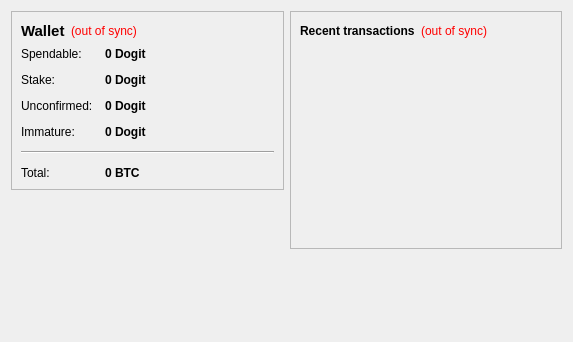
<?xml version="1.0" encoding="UTF-8"?>
<ui version="4.0">
 <class>OverviewPage</class>
 <widget class="QWidget" name="OverviewPage">
  <property name="geometry">
   <rect>
    <x>0</x>
    <y>0</y>
    <width>573</width>
    <height>342</height>
   </rect>
  </property>
  <property name="windowTitle">
   <string>Form</string>
  </property>
  <layout class="QHBoxLayout" name="horizontalLayout" stretch="1,1">
   <item>
    <layout class="QVBoxLayout" name="verticalLayout_2">
     <item>
      <widget class="QFrame" name="frame">
       <property name="frameShape">
        <enum>QFrame::StyledPanel</enum>
       </property>
       <property name="frameShadow">
        <enum>QFrame::Raised</enum>
       </property>
       <layout class="QVBoxLayout" name="verticalLayout_4">
        <item>
         <layout class="QHBoxLayout" name="horizontalLayout_4">
          <item>
           <widget class="QLabel" name="label_5">
            <property name="font">
             <font>
              <pointsize>11</pointsize>
              <weight>75</weight>
              <bold>true</bold>
             </font>
            </property>
            <property name="text">
             <string>Wallet</string>
            </property>
           </widget>
          </item>
          <item>
           <widget class="QLabel" name="labelWalletStatus">
            <property name="toolTip">
             <string>The displayed information may be out of date. Your wallet automatically synchronizes with the Dogit network after a connection is established, but this process has not completed yet.</string>
            </property>
            <property name="styleSheet">
             <string notr="true">QLabel { color: red; }</string>
            </property>
            <property name="text">
             <string notr="true">(out of sync)</string>
            </property>
            <property name="alignment">
             <set>Qt::AlignLeading|Qt::AlignLeft|Qt::AlignVCenter</set>
            </property>
           </widget>
          </item>
          <item>
           <spacer name="horizontalSpacer_2">
            <property name="orientation">
             <enum>Qt::Horizontal</enum>
            </property>
            <property name="sizeHint" stdset="0">
             <size>
              <width>40</width>
              <height>20</height>
             </size>
            </property>
           </spacer>
          </item>
         </layout>
        </item>
        <item>
         <layout class="QFormLayout" name="formLayout_2">
          <property name="fieldGrowthPolicy">
           <enum>QFormLayout::AllNonFixedFieldsGrow</enum>
          </property>
          <property name="horizontalSpacing">
           <number>12</number>
          </property>
          <property name="verticalSpacing">
           <number>12</number>
          </property>
          <item row="0" column="0">
           <widget class="QLabel" name="label">
            <property name="text">
             <string>Spendable:</string>
            </property>
           </widget>
          </item>
          <item row="0" column="1">
           <widget class="QLabel" name="labelBalance">
            <property name="font">
             <font>
              <weight>75</weight>
              <bold>true</bold>
             </font>
            </property>
            <property name="cursor">
             <cursorShape>IBeamCursor</cursorShape>
            </property>
            <property name="toolTip">
             <string>Your current spendable balance</string>
            </property>
            <property name="text">
             <string notr="true">0 Dogit</string>
            </property>
            <property name="textInteractionFlags">
             <set>Qt::LinksAccessibleByMouse|Qt::TextSelectableByKeyboard|Qt::TextSelectableByMouse</set>
            </property>
           </widget>
          </item>
          <item row="1" column="0">
           <widget class="QLabel" name="label_6">
            <property name="text">
             <string>Stake:</string>
            </property>
           </widget>
          </item>
          <item row="1" column="1">
           <widget class="QLabel" name="labelStake">
            <property name="font">
             <font>
              <weight>75</weight>
              <bold>true</bold>
             </font>
            </property>
            <property name="cursor">
             <cursorShape>IBeamCursor</cursorShape>
            </property>
            <property name="toolTip">
             <string>Total of coins that was staked, and do not yet count toward the current balance</string>
            </property>
            <property name="text">
             <string notr="true">0 Dogit</string>
            </property>
            <property name="textInteractionFlags">
             <set>Qt::LinksAccessibleByMouse|Qt::TextSelectableByKeyboard|Qt::TextSelectableByMouse</set>
            </property>
           </widget>
          </item>
          <item row="2" column="0">
           <widget class="QLabel" name="label_3">
            <property name="text">
             <string>Unconfirmed:</string>
            </property>
           </widget>
          </item>
          <item row="2" column="1">
           <widget class="QLabel" name="labelUnconfirmed">
            <property name="font">
             <font>
              <weight>75</weight>
              <bold>true</bold>
             </font>
            </property>
            <property name="cursor">
             <cursorShape>IBeamCursor</cursorShape>
            </property>
            <property name="toolTip">
             <string>Total of transactions that have yet to be confirmed, and do not yet count toward the current balance</string>
            </property>
            <property name="text">
             <string notr="true">0 Dogit</string>
            </property>
            <property name="textInteractionFlags">
             <set>Qt::LinksAccessibleByMouse|Qt::TextSelectableByKeyboard|Qt::TextSelectableByMouse</set>
            </property>
           </widget>
          </item>
          <item row="3" column="0">
           <widget class="QLabel" name="labelImmatureText">
            <property name="text">
             <string>Immature:</string>
            </property>
           </widget>
          </item>
          <item row="3" column="1">
           <widget class="QLabel" name="labelImmature">
            <property name="font">
             <font>
              <weight>75</weight>
              <bold>true</bold>
             </font>
            </property>
            <property name="toolTip">
             <string>Mined balance that has not yet matured</string>
            </property>
            <property name="text">
             <string notr="true">0 Dogit</string>
            </property>
            <property name="textInteractionFlags">
             <set>Qt::LinksAccessibleByMouse|Qt::TextSelectableByKeyboard|Qt::TextSelectableByMouse</set>
            </property>
           </widget>
          </item>
          <item row="4" column="0" colspan="2">
           <widget class="Line" name="line">
            <property name="orientation">
             <enum>Qt::Horizontal</enum>
            </property>
           </widget>
          </item>
          <item row="5" column="0">
           <widget class="QLabel" name="labelTotalText">
            <property name="text">
             <string>Total:</string>
            </property>
           </widget>
          </item>
          <item row="5" column="1">
           <widget class="QLabel" name="labelTotal">
            <property name="font">
             <font>
              <weight>75</weight>
              <bold>true</bold>
             </font>
            </property>
            <property name="cursor">
             <cursorShape>IBeamCursor</cursorShape>
            </property>
            <property name="toolTip">
             <string>Your current total balance</string>
            </property>
            <property name="text">
             <string notr="true">0 BTC</string>
            </property>
            <property name="textInteractionFlags">
             <set>Qt::LinksAccessibleByMouse|Qt::TextSelectableByKeyboard|Qt::TextSelectableByMouse</set>
            </property>
           </widget>
          </item>
         </layout>
        </item>
       </layout>
      </widget>
     </item>
     <item>
      <spacer name="verticalSpacer">
       <property name="orientation">
        <enum>Qt::Vertical</enum>
       </property>
       <property name="sizeHint" stdset="0">
        <size>
         <width>20</width>
         <height>40</height>
        </size>
       </property>
      </spacer>
     </item>
    </layout>
   </item>
   <item>
    <layout class="QVBoxLayout" name="verticalLayout_3">
     <item>
      <widget class="QFrame" name="frame_2">
       <property name="frameShape">
        <enum>QFrame::StyledPanel</enum>
       </property>
       <property name="frameShadow">
        <enum>QFrame::Raised</enum>
       </property>
       <layout class="QVBoxLayout" name="verticalLayout">
        <item>
         <layout class="QHBoxLayout" name="horizontalLayout_2">
          <item>
           <widget class="QLabel" name="label_4">
            <property name="text">
             <string>&lt;b&gt;Recent transactions&lt;/b&gt;</string>
            </property>
           </widget>
          </item>
          <item>
           <widget class="QLabel" name="labelTransactionsStatus">
            <property name="toolTip">
             <string>The displayed information may be out of date. Your wallet automatically synchronizes with the Dogit network after a connection is established, but this process has not completed yet.</string>
            </property>
            <property name="styleSheet">
             <string notr="true">QLabel { color: red; }</string>
            </property>
            <property name="text">
             <string notr="true">(out of sync)</string>
            </property>
            <property name="alignment">
             <set>Qt::AlignRight|Qt::AlignTrailing|Qt::AlignVCenter</set>
            </property>
           </widget>
          </item>
          <item>
           <spacer name="horizontalSpacer">
            <property name="orientation">
             <enum>Qt::Horizontal</enum>
            </property>
            <property name="sizeHint" stdset="0">
             <size>
              <width>40</width>
              <height>20</height>
             </size>
            </property>
           </spacer>
          </item>
         </layout>
        </item>
        <item>
         <widget class="QListView" name="listTransactions">
          <property name="styleSheet">
           <string notr="true">QListView { background: transparent; }</string>
          </property>
          <property name="frameShape">
           <enum>QFrame::NoFrame</enum>
          </property>
          <property name="verticalScrollBarPolicy">
           <enum>Qt::ScrollBarAlwaysOff</enum>
          </property>
          <property name="horizontalScrollBarPolicy">
           <enum>Qt::ScrollBarAlwaysOff</enum>
          </property>
          <property name="selectionMode">
           <enum>QAbstractItemView::NoSelection</enum>
          </property>
         </widget>
        </item>
       </layout>
      </widget>
     </item>
     <item>
      <spacer name="verticalSpacer_2">
       <property name="orientation">
        <enum>Qt::Vertical</enum>
       </property>
       <property name="sizeHint" stdset="0">
        <size>
         <width>20</width>
         <height>40</height>
        </size>
       </property>
      </spacer>
     </item>
    </layout>
   </item>
  </layout>
 </widget>
 <resources/>
 <connections/>
</ui>
